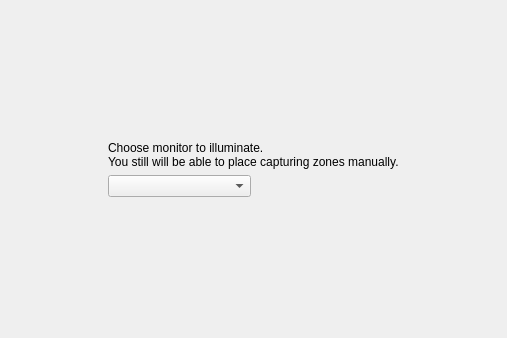
<?xml version="1.0" encoding="UTF-8"?>
<ui version="4.0">
 <class>MonitorsConfigurationPage</class>
 <widget class="QWizardPage" name="MonitorsConfigurationPage">
  <property name="geometry">
   <rect>
    <x>0</x>
    <y>0</y>
    <width>507</width>
    <height>338</height>
   </rect>
  </property>
  <property name="windowTitle">
   <string>WizardPage</string>
  </property>
  <property name="title">
   <string/>
  </property>
  <layout class="QGridLayout" name="gridLayout">
   <item row="3" column="1">
    <spacer name="verticalSpacer_2">
     <property name="orientation">
      <enum>Qt::Vertical</enum>
     </property>
     <property name="sizeHint" stdset="0">
      <size>
       <width>20</width>
       <height>40</height>
      </size>
     </property>
    </spacer>
   </item>
   <item row="1" column="3">
    <spacer name="horizontalSpacer_2">
     <property name="orientation">
      <enum>Qt::Horizontal</enum>
     </property>
     <property name="sizeHint" stdset="0">
      <size>
       <width>40</width>
       <height>20</height>
      </size>
     </property>
    </spacer>
   </item>
   <item row="0" column="1">
    <spacer name="verticalSpacer">
     <property name="orientation">
      <enum>Qt::Vertical</enum>
     </property>
     <property name="sizeHint" stdset="0">
      <size>
       <width>20</width>
       <height>40</height>
      </size>
     </property>
    </spacer>
   </item>
   <item row="1" column="0">
    <spacer name="horizontalSpacer">
     <property name="orientation">
      <enum>Qt::Horizontal</enum>
     </property>
     <property name="sizeHint" stdset="0">
      <size>
       <width>40</width>
       <height>20</height>
      </size>
     </property>
    </spacer>
   </item>
   <item row="1" column="1" colspan="2">
    <widget class="QLabel" name="label">
     <property name="text">
      <string>Choose monitor to illuminate.
You still will be able to place capturing zones manually.</string>
     </property>
    </widget>
   </item>
   <item row="2" column="1">
    <widget class="QComboBox" name="cbMonitor"/>
   </item>
  </layout>
 </widget>
 <resources/>
 <connections/>
</ui>
